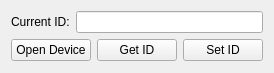
<?xml version="1.0" encoding="UTF-8"?>
<ui version="4.0">
 <class>MainWindow</class>
 <widget class="QMainWindow" name="MainWindow">
  <property name="geometry">
   <rect>
    <x>0</x>
    <y>0</y>
    <width>263</width>
    <height>73</height>
   </rect>
  </property>
  <property name="windowTitle">
   <string>Device ID GUI</string>
  </property>
  <widget class="QWidget" name="centralWidget">
   <layout class="QVBoxLayout" name="verticalLayout">
    <item>
     <layout class="QHBoxLayout" name="horizontalLayout">
      <item>
       <widget class="QLabel" name="label">
        <property name="text">
         <string>Current ID:</string>
        </property>
       </widget>
      </item>
      <item>
       <widget class="QLineEdit" name="id"/>
      </item>
     </layout>
    </item>
    <item>
     <layout class="QHBoxLayout" name="horizontalLayout_2">
      <item>
       <widget class="QPushButton" name="openDeviceButton">
        <property name="text">
         <string>Open Device</string>
        </property>
       </widget>
      </item>
      <item>
       <widget class="QPushButton" name="getIdButton">
        <property name="text">
         <string>Get ID</string>
        </property>
       </widget>
      </item>
      <item>
       <widget class="QPushButton" name="setIdButton">
        <property name="text">
         <string>Set ID</string>
        </property>
       </widget>
      </item>
     </layout>
    </item>
   </layout>
  </widget>
 </widget>
 <layoutdefault spacing="6" margin="11"/>
 <resources/>
 <connections/>
</ui>
